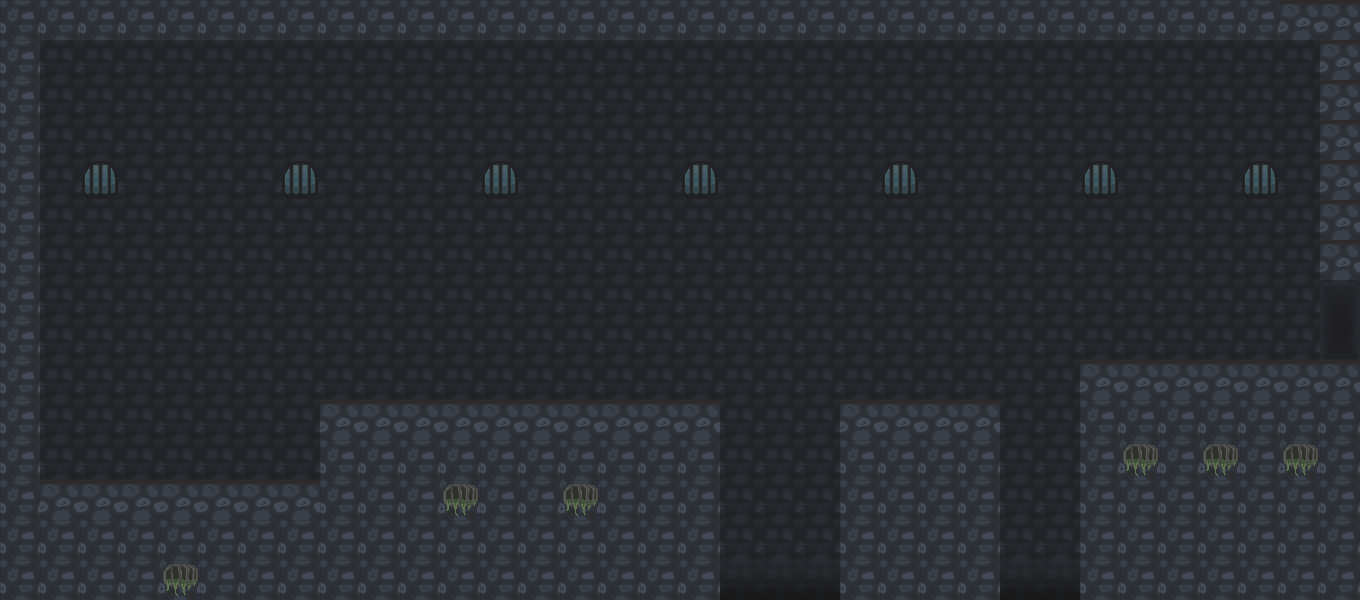

Rendered tile map (Tiled .tmx) drawn with the repository's tilesets; below, a short description and the full map source, tile grids included:
An orthogonal 34x15 tile map with 40x40 px tiles, 1 tile layer (1) and 4 objects (2x enemy, 2x tuto).

<map version="1.0" orientation="orthogonal" renderorder="left-up" width="34" height="15" tilewidth="40" tileheight="40" nextobjectid="7">
 <tileset firstgid="1" name="tileset" tilewidth="40" tileheight="40">
  <image source="../images/mapTs.png" width="320" height="120" />
 </tileset>
 <layer name="1" width="34" height="15">
  <data encoding="csv">
2,2,2,2,2,2,2,2,2,2,2,2,2,2,2,2,2,2,2,2,2,2,2,2,2,2,2,2,2,2,2,2,1,1,
2,4,4,4,4,4,4,4,4,4,4,4,4,4,4,4,4,4,4,4,4,4,4,4,4,4,4,4,4,4,4,4,4,1,
2,4,4,4,4,4,4,4,4,4,4,4,4,4,4,4,4,4,4,4,4,4,4,4,4,4,4,4,4,4,4,4,4,1,
2,4,4,4,4,4,4,4,4,4,4,4,4,4,4,4,4,4,4,4,4,4,4,4,4,4,4,4,4,4,4,4,4,1,
2,4,5,4,4,4,4,5,4,4,4,4,5,4,4,4,4,5,4,4,4,4,5,4,4,4,4,5,4,4,4,5,4,1,
2,4,4,4,4,4,4,4,4,4,4,4,4,4,4,4,4,4,4,4,4,4,4,4,4,4,4,4,4,4,4,4,4,1,
2,4,4,4,4,4,4,4,4,4,4,4,4,4,4,4,4,4,4,4,4,4,4,4,4,4,4,4,4,4,4,4,4,1,
2,4,4,4,4,4,4,4,4,4,4,4,4,4,4,4,4,4,4,4,4,4,4,4,4,4,4,4,4,4,4,4,4,7,
2,4,4,4,4,4,4,4,4,4,4,4,4,4,4,4,4,4,4,4,4,4,4,4,4,4,4,4,4,4,4,4,4,6,
2,4,4,4,4,4,4,4,4,4,4,4,4,4,4,4,4,4,4,4,4,4,4,4,4,4,4,1,1,1,1,1,1,1,
2,4,4,4,4,4,4,4,1,1,1,1,1,1,1,1,1,1,4,4,4,1,1,1,1,4,4,2,2,2,2,2,2,2,
2,4,4,4,4,4,4,4,2,2,2,2,2,2,2,2,2,2,4,4,4,2,2,2,2,4,4,2,3,2,3,2,3,2,
2,1,1,1,1,1,1,1,2,2,2,3,2,2,3,2,2,2,4,4,4,2,2,2,2,4,4,2,2,2,2,2,2,2,
2,2,2,2,2,2,2,2,2,2,2,2,2,2,2,2,2,2,4,4,4,2,2,2,2,4,4,2,2,2,2,2,2,2,
2,2,2,2,3,2,2,2,2,2,2,2,2,2,2,2,2,2,8,8,8,2,2,2,2,8,8,2,2,2,2,2,2,2
</data>
 </layer>
 <objectgroup name="objects">
  <object id="1" name="rat" type="enemy" x="475" y="360" width="90" height="40" />
  <object id="2" name="rat" type="enemy" x="1090" y="320" width="90" height="40" />
  <object id="3" name="1" type="tuto" x="106" y="331" width="136" height="80" />
  <object id="4" name="2" type="tuto" x="1055" y="170" width="155" height="93" />
 </objectgroup>
</map>